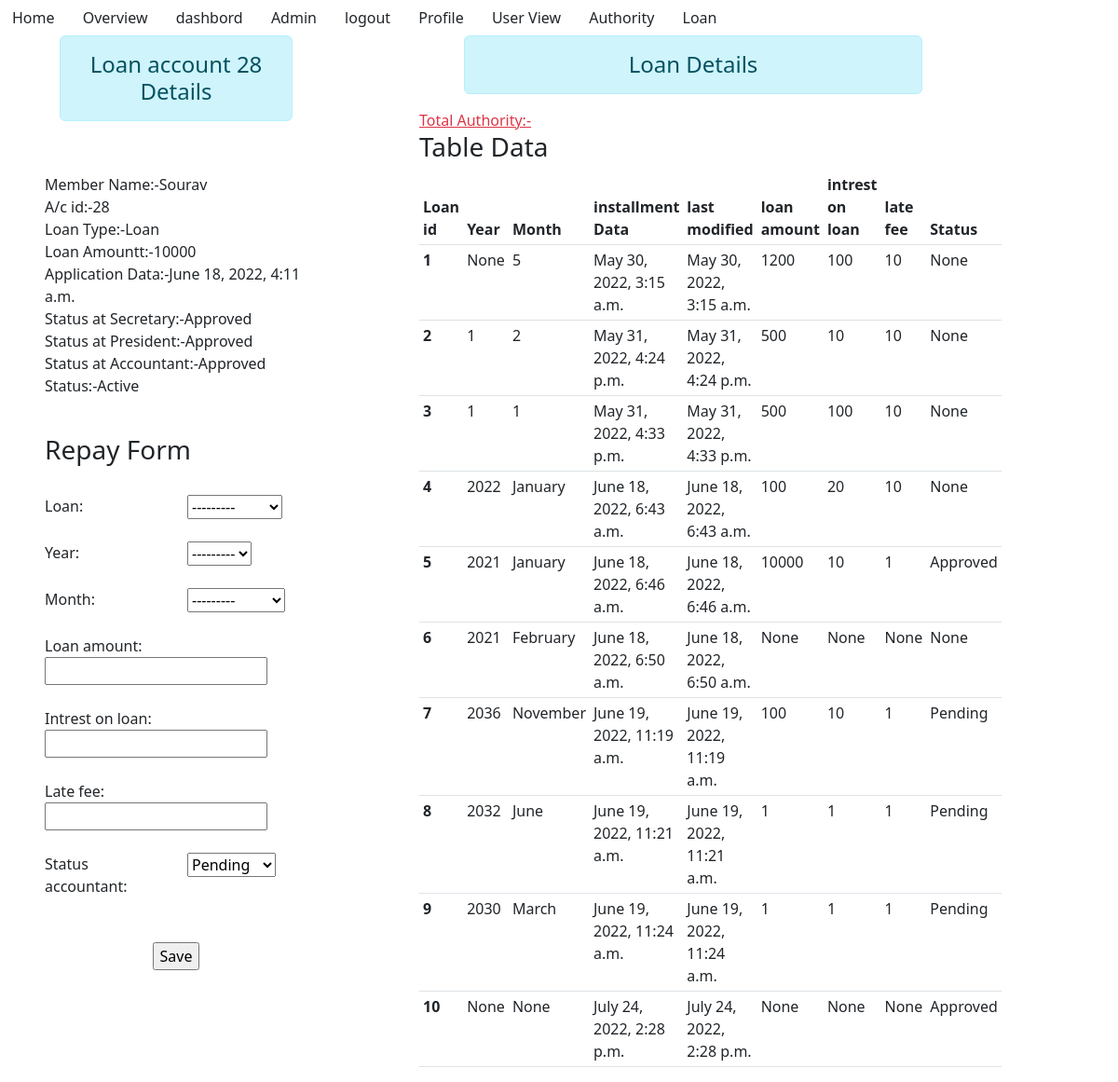
Screenshot of /loan_details/28 (signed in) with the database file from the repository.
### account/models.py (models this page shows, shortened)
class Loan(models.Model):
    member = models.ForeignKey(User, on_delete=models.PROTECT)
    intrest_rate = models.ForeignKey(LoanIntrest, on_delete=models.PROTECT)
    loan_amount = models.PositiveIntegerField(null=True, blank=True)
    application_Date = models.DateTimeField(auto_now_add=True)
    last_modified = models.DateTimeField(auto_now=True)
    status_secretary = models.CharField(
        max_length=10, choices=Action, default="Pending", null=True, blank=True)
    status_president = models.CharField(
        max_length=10, choices=Action, default="Pending", null=True, blank=True)
    status_accountant = models.CharField(
        max_length=10, choices=Action, default="Pending", null=True, blank=True)
    approve = models.CharField(
        max_length=10, choices=Status, default="Applied", null=True, blank=True)
    def __str__(self):
        return self.member.username

class LoanIntrest(models.Model):
    intrest_rate = models.PositiveIntegerField(null=True, blank=True)
    Tag = models.CharField(max_length=10, null=True, blank=True)
    def __str__(self):
        return self.Tag

class Loan_installment(models.Model):
    loan = models.OneToOneField(Loan, on_delete=models.PROTECT)
    year = models.CharField(
        max_length=10, choices=Years, null=True, blank=True)
    month = models.CharField(
        max_length=10, choices=Months, null=True, blank=True)
    installment_date = models.DateTimeField(auto_now_add=True)
    last_modified = models.DateTimeField(auto_now=True)
    loan_amount = models.PositiveIntegerField(null=True, blank=True)
    intrest_on_loan = models.PositiveIntegerField(null=True, blank=True)
    late_fee = models.PositiveIntegerField(null=True, blank=True)
    status_accountant = models.CharField(
        max_length=10, choices=Action, default="Pending", null=True, blank=True)

### commitee/decorators.py (the view)
		def wrapper_func(request, *args, **kwargs):
			group = None
			if request.user.groups.exists():
				group = request.user.groups.all()[0].name
			if group in allowed_roles:
				return view_func(request, *args, **kwargs)
			else:
				messages.warning(request,'You are not authorized to view this page')
				return HttpResponseRedirect('/')

### account/form.py
class Loan_installments(ModelForm):
    class Meta:
        model = Loan_installment
        fields = '__all__'

### account/views.py (called while the page is built, shortened)
@allowed_users(allowed_roles=['Member'])
def loan_details(request, id):
    loan = Loan.objects.get(pk=id)
    loan_installment = Loan_installment.objects.all()
    accountant = request.user.groups.filter(name='Accountant')
    fm = None
    if loan.approve == "Applied":
        messages.warning(request, 'Your Loan is not approved')
        return redirect('dashbord')
    if loan.approve == "Active":
        fm = Loan_installments()
    context = {
        'loan': loan,
        'loan_installment': loan_installment,
        'form': fm,
        'Accountant': accountant,
    }
    return render(request, 'member/loan_details.html', context)

### template/member/loan_details.html (shortened to what this page needs)
{% extends 'member/base1.html' %} {% block content %}
<div class="row">
    <div class="col col-md-3 mx-5 ">
        <h4 class="text-center alert alert-info mx-3">Loan account {{loan.id}} Details</h4><br>
        <p class="text mx-4">
            <div>Member Name:-{{loan.member}}</div>
            <div> A/c id:-{{loan.id}}</div>
            <div>Loan Type:-{{loan.intrest_rate}}</div>
            <div>Loan Amountt:-{{loan.loan_amount}}</div>
            <div>Application Data:-{{loan.application_Date}}</div>
            <div>Status at Secretary:-{{loan.status_secretary}}</div>
            <div>Status at President:-{{loan.status_president}}</div>
            <div>Status at Accountant:-{{loan.status_accountant}}</div>
            <div>Status:-{{loan.approve}}</div>
        </p>
        <br>
        {% if form %}
        <form action="" method="post" class="">
            <h3> Repay Form </h3><br>
                {% for fm in form %}
                    <div class="row">
                        <div class="col"> {{fm.label_tag}} </div>
                        <div class="col"> {{fm}}</div>
                    </div>
                        <br>
                {% endfor %}
            <br>
            <center>
            <input type="Submit" value="Save" class="Save" >
            </center>
            <br>
        </form>
        {% endif %}
    </div>
    <div class="col col-md-6 mx-5 ">
        <h4 class="text-center alert alert-info mx-5">Loan Details</h4>
        {% if loan_installment %}
        <a class="text-danger">Total Authority:-</a>{{a}}
        <h3>Table Data</h3>
            <table class="table table-hover table-sm table-responsive table-border">
                <thead>
                    <tr>
                        <th scope="col">Loan id</th>
                        <th scope="col">Year</th>
                        <th scope="col">Month</th>
                        <th scope="col">installment Data</th>
                        <th scope="col">last modified</th>
                        <th scope="col">loan amount</th>
                        <th scope="col">intrest on loan</th>
                        <th scope="col">late fee </th>
                        {% if Accountant %}
                        <th scope="col">Action </th>
                        {% else %}
                        <th scope="col">Status </th>
                        {% endif %}
                    </tr>
                </thead>
                <tbody>
                {% for loan in loan_installment %}
                    <tr>
                        <th scope="row">{{loan.id}}</th>
                        <td>{{loan.year}}</td>
                        <td>{{loan.month}}</td>
                        <td>{{loan.installment_date}}</td>
                        <td>{{loan.last_modified}}</td>
                        <td>{{loan.loan_amount}}</td>
                        <td>{{loan.intrest_on_loan}}</td>
                        <td>{{loan.late_fee}}</td>
                        <td>{{loan.status_accountant}}
                        </td>
                    </tr>
                {% endfor %}
                </tbody>
            </table>
        {% else %}
            <h4 class="text-center alert alert-warning">No User Account</h4>
        {% endif %}
    </div>
</div>
{% endblock %}

### rows the page displays
Loan: id "28", member "Sourav", intrest_rate "Loan", loan_amount "10000", application_Date "June 18, 2022, 4:11 a.m.", status_secretary "Approved", status_president "Approved", status_accountant "Approved", approve "Active"
Loan_installment: id "1", year "None", month "5", installment_date "May 30, 2022, 3:15 a.m.", last_modified "May 30, 2022, 3:15 a.m.", loan_amount "1200", intrest_on_loan "100", late_fee "10", status_accountant "None"
Loan_installment: id "2", year "1", month "2", installment_date "May 31, 2022, 4:24 p.m.", last_modified "May 31, 2022, 4:24 p.m.", loan_amount "500", intrest_on_loan "10", late_fee "10", status_accountant "None"
Loan_installment: id "3", year "1", month "1", installment_date "May 31, 2022, 4:33 p.m.", last_modified "May 31, 2022, 4:33 p.m.", loan_amount "500", intrest_on_loan "100", late_fee "10", status_accountant "None"
Loan_installment: id "4", year "2022", month "January", installment_date "June 18, 2022, 6:43 a.m.", last_modified "June 18, 2022, 6:43 a.m.", loan_amount "100", intrest_on_loan "20", late_fee "10", status_accountant "None"
Loan_installment: id "5", year "2021", month "January", installment_date "June 18, 2022, 6:46 a.m.", last_modified "June 18, 2022, 6:46 a.m.", loan_amount "10000", intrest_on_loan "10", late_fee "1", status_accountant "Approved"
Loan_installment: id "6", year "2021", month "February", installment_date "June 18, 2022, 6:50 a.m.", last_modified "June 18, 2022, 6:50 a.m.", loan_amount "None", intrest_on_loan "None", late_fee "None", status_accountant "None"
Loan_installment: id "7", year "2036", month "November", installment_date "June 19, 2022, 11:19 a.m.", last_modified "June 19, 2022, 11:19 a.m.", loan_amount "100", intrest_on_loan "10", late_fee "1", status_accountant "Pending"
Loan_installment: id "8", year "2032", month "June", installment_date "June 19, 2022, 11:21 a.m.", last_modified "June 19, 2022, 11:21 a.m.", loan_amount "1", intrest_on_loan "1", late_fee "1", status_accountant "Pending"
Loan_installment: id "9", year "2030", month "March", installment_date "June 19, 2022, 11:24 a.m.", last_modified "June 19, 2022, 11:24 a.m.", loan_amount "1", intrest_on_loan "1", late_fee "1", status_accountant "Pending"
Loan_installment: id "10", year "None", month "None", installment_date "July 24, 2022, 2:28 p.m.", last_modified "July 24, 2022, 2:28 p.m.", loan_amount "None", intrest_on_loan "None", late_fee "None", status_accountant "Approved"

### other values shown
{{ fm.label_tag }} "Loan:" "Year:" "Month:" "Loan amount:" "Intrest on loan:" "Late fee:" "Status accountant:"
